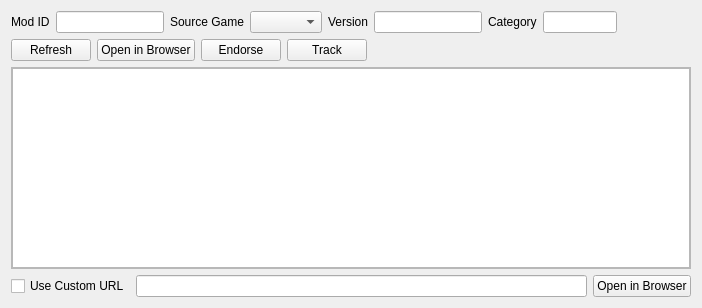
     <widget class="QWidget" name="tabNexus">
      <attribute name="icon">
       <iconset resource="resources.qrc">
        <normaloff>:/MO/gui/resources/internet-web-browser.png</normaloff>:/MO/gui/resources/internet-web-browser.png</iconset>
      </attribute>
      <attribute name="title">
       <string>Nexus Info</string>
      </attribute>
      <layout class="QVBoxLayout" name="verticalLayout_6">
       <item>
        <widget class="QWidget" name="widget_14" native="true">
         <layout class="QVBoxLayout" name="verticalLayout_25">
          <property name="leftMargin">
           <number>0</number>
          </property>
          <property name="topMargin">
           <number>0</number>
          </property>
          <property name="rightMargin">
           <number>0</number>
          </property>
          <property name="bottomMargin">
           <number>0</number>
          </property>
          <item>
           <layout class="QHBoxLayout" name="horizontalLayout_6" stretch="0,0,0,0,0,0,0,0,1">
            <item>
             <widget class="QLabel" name="label_3">
              <property name="text">
               <string>Mod ID</string>
              </property>
             </widget>
            </item>
            <item>
             <widget class="QLineEdit" name="modID">
              <property name="toolTip">
               <string>Mod ID for this mod on Nexus.</string>
              </property>
              <property name="whatsThis">
               <string>&lt;!DOCTYPE HTML PUBLIC &quot;-//W3C//DTD HTML 4.0//EN&quot; &quot;http://www.w3.org/TR/REC-html40/strict.dtd&quot;&gt;
&lt;html&gt;&lt;head&gt;&lt;meta name=&quot;qrichtext&quot; content=&quot;1&quot; /&gt;&lt;style type=&quot;text/css&quot;&gt;
p, li { white-space: pre-wrap; }
&lt;/style&gt;&lt;/head&gt;&lt;body style=&quot; font-family:'MS Shell Dlg 2'; font-size:8pt; font-weight:400; font-style:normal;&quot;&gt;
&lt;p style=&quot; margin-top:0px; margin-bottom:0px; margin-left:0px; margin-right:0px; -qt-block-indent:0; text-indent:0px;&quot;&gt;Mod ID for this mod on Nexus. This is filled in automatically if you downloaded and installed the mod from inside MO. Otherwise you can enter it manually. To find the correct id, find the mod on nexus. The URL will look like this: &lt;a href=&quot; https://www.nexusmods.com/skyrimspecialedition/mods/6194&quot;&gt;&lt;span style=&quot; text-decoration: underline; color:#0000ff;&quot;&gt;https://www.nexusmods.com/skyrimspecialedition/mods/6194&lt;/span&gt;&lt;/a&gt;. In this example, 6194 is the id you're looking for. Besides: The above is the link to Mod Organizer 2 on Nexus. Why not go there now and endorse us?&lt;/p&gt;&lt;/body&gt;&lt;/html&gt;</string>
              </property>
             </widget>
            </item>
            <item>
             <widget class="QLabel" name="label_10">
              <property name="text">
               <string>Source Game</string>
              </property>
             </widget>
            </item>
            <item>
             <widget class="QComboBox" name="sourceGame">
              <property name="toolTip">
               <string>Source game for this mod.</string>
              </property>
              <property name="whatsThis">
               <string>&lt;html&gt;&lt;head/&gt;&lt;body&gt;&lt;p&gt;Source game for this mod. This determines where the mod was downloaded from and decides where to fetch info, version updates, and send endorsements. Changing this will likely require you to enter a new Mod ID.&lt;/p&gt;&lt;/body&gt;&lt;/html&gt;</string>
              </property>
             </widget>
            </item>
            <item>
             <widget class="QLabel" name="versionLabel">
              <property name="whatsThis">
               <string>&lt;!DOCTYPE HTML PUBLIC &quot;-//W3C//DTD HTML 4.0//EN&quot; &quot;http://www.w3.org/TR/REC-html40/strict.dtd&quot;&gt;
&lt;html&gt;&lt;head&gt;&lt;meta name=&quot;qrichtext&quot; content=&quot;1&quot; /&gt;&lt;style type=&quot;text/css&quot;&gt;
p, li { white-space: pre-wrap; }
&lt;/style&gt;&lt;/head&gt;&lt;body style=&quot; font-family:'MS Shell Dlg 2'; font-size:8.25pt; font-weight:400; font-style:normal;&quot;&gt;
&lt;p style=&quot; margin-top:0px; margin-bottom:0px; margin-left:0px; margin-right:0px; -qt-block-indent:0; text-indent:0px;&quot;&gt;&lt;span style=&quot; font-size:8pt;&quot;&gt;Installed Version of the Mod. The tooltip will contain the current version available on nexus. The installed version is only set if you installed the mod through MO.&lt;/span&gt;&lt;/p&gt;&lt;/body&gt;&lt;/html&gt;</string>
              </property>
              <property name="text">
               <string>Version</string>
              </property>
             </widget>
            </item>
            <item>
             <widget class="QLineEdit" name="version">
              <property name="maxLength">
               <number>32</number>
              </property>
             </widget>
            </item>
            <item>
             <widget class="QLabel" name="categoryLabel">
              <property name="text">
               <string>Category</string>
              </property>
             </widget>
            </item>
            <item>
             <widget class="QLineEdit" name="category">
              <property name="sizePolicy">
               <sizepolicy hsizetype="Expanding" vsizetype="Fixed">
                <horstretch>1</horstretch>
                <verstretch>0</verstretch>
               </sizepolicy>
              </property>
              <property name="baseSize">
               <size>
                <width>0</width>
                <height>0</height>
               </size>
              </property>
             </widget>
            </item>
            <item>
             <spacer name="horizontalSpacer_2">
              <property name="orientation">
               <enum>Qt::Horizontal</enum>
              </property>
              <property name="sizeHint" stdset="0">
               <size>
                <width>40</width>
                <height>20</height>
               </size>
              </property>
             </spacer>
            </item>
           </layout>
          </item>
          <item>
           <widget class="QWidget" name="widget_15" native="true">
            <layout class="QHBoxLayout" name="horizontalLayout_7">
             <property name="leftMargin">
              <number>0</number>
             </property>
             <property name="topMargin">
              <number>0</number>
             </property>
             <property name="rightMargin">
              <number>0</number>
             </property>
             <property name="bottomMargin">
              <number>0</number>
             </property>
             <item>
              <widget class="QPushButton" name="refresh">
               <property name="sizePolicy">
                <sizepolicy hsizetype="Minimum" vsizetype="Fixed">
                 <horstretch>0</horstretch>
                 <verstretch>0</verstretch>
                </sizepolicy>
               </property>
               <property name="toolTip">
                <string>Refresh</string>
               </property>
               <property name="whatsThis">
                <string>Refresh all information from Nexus.</string>
               </property>
               <property name="text">
                <string>Refresh</string>
               </property>
               <property name="icon">
                <iconset resource="resources.qrc">
                 <normaloff>:/MO/gui/refresh</normaloff>:/MO/gui/refresh</iconset>
               </property>
              </widget>
             </item>
             <item>
              <widget class="QPushButton" name="visitNexus">
               <property name="text">
                <string>Open in Browser</string>
               </property>
               <property name="icon">
                <iconset resource="resources.qrc">
                 <normaloff>:/MO/gui/resources/internet-web-browser.png</normaloff>:/MO/gui/resources/internet-web-browser.png</iconset>
               </property>
              </widget>
             </item>
             <item>
              <widget class="QPushButton" name="endorse">
               <property name="text">
                <string>Endorse</string>
               </property>
               <property name="icon">
                <iconset resource="resources.qrc">
                 <normaloff>:/MO/gui/icon_favorite</normaloff>:/MO/gui/icon_favorite</iconset>
               </property>
              </widget>
             </item>
             <item>
              <widget class="QPushButton" name="track">
               <property name="text">
                <string>Track</string>
               </property>
               <property name="icon">
                <iconset resource="resources.qrc">
                 <normaloff>:/MO/gui/tracked</normaloff>:/MO/gui/tracked</iconset>
               </property>
               <property name="checkable">
                <bool>true</bool>
               </property>
              </widget>
             </item>
             <item>
              <spacer name="horizontalSpacer_3">
               <property name="orientation">
                <enum>Qt::Horizontal</enum>
               </property>
               <property name="sizeHint" stdset="0">
                <size>
                 <width>40</width>
                 <height>20</height>
                </size>
               </property>
              </spacer>
             </item>
            </layout>
           </widget>
          </item>
         </layout>
        </widget>
       </item>
       <item>
        <widget class="QFrame" name="frame">
         <property name="frameShape">
          <enum>QFrame::StyledPanel</enum>
         </property>
         <property name="frameShadow">
          <enum>QFrame::Sunken</enum>
         </property>
         <layout class="QVBoxLayout" name="verticalLayout_24">
          <property name="leftMargin">
           <number>0</number>
          </property>
          <property name="topMargin">
           <number>0</number>
          </property>
          <property name="rightMargin">
           <number>0</number>
          </property>
          <property name="bottomMargin">
           <number>0</number>
          </property>
          <item>
           <widget class="QTextBrowser" name="browser">
            <property name="sizePolicy">
             <sizepolicy hsizetype="Preferred" vsizetype="MinimumExpanding">
              <horstretch>0</horstretch>
              <verstretch>0</verstretch>
             </sizepolicy>
            </property>
            <property name="minimumSize">
             <size>
              <width>0</width>
              <height>200</height>
             </size>
            </property>
            
           </widget>
          </item>
         </layout>
        </widget>
       </item>
       <item>
        <widget class="QWidget" name="widget_13" native="true">
         <layout class="QHBoxLayout" name="horizontalLayout_5">
          <property name="leftMargin">
           <number>0</number>
          </property>
          <property name="topMargin">
           <number>0</number>
          </property>
          <property name="rightMargin">
           <number>0</number>
          </property>
          <property name="bottomMargin">
           <number>0</number>
          </property>
          <item>
           <widget class="QCheckBox" name="hasCustomURL">
            <property name="text">
             <string>Use Custom URL</string>
            </property>
           </widget>
          </item>
          <item>
           <widget class="QLineEdit" name="customURL"/>
          </item>
          <item>
           <widget class="QPushButton" name="visitCustomURL">
            <property name="text">
             <string>Open in Browser</string>
            </property>
           </widget>
          </item>
         </layout>
        </widget>
       </item>
      </layout>
     </widget>
